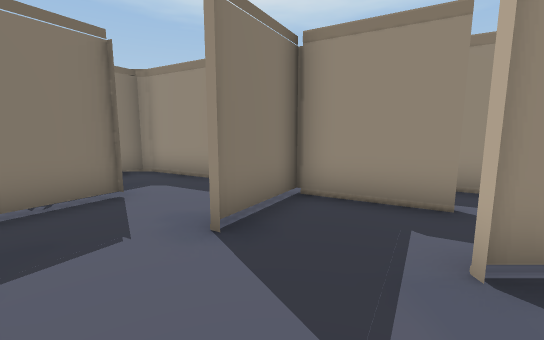
[1] (above)

24 first-person views from a walk through a Unity game level. The camera is 1.2 m above the floor, tilts 8° down and sees 90° across. The floor is counted in squares, 1 m on a side. Each view is taken from the middle of a square. On the plan, view 1 faces up. The plan holds only what a view shows up to about 13 squares ahead; the rest is blank.

[2]
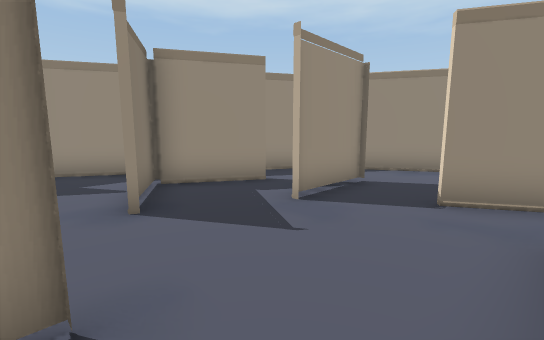

[3]
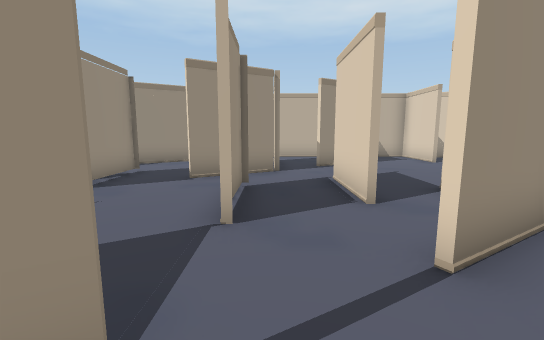

[4]
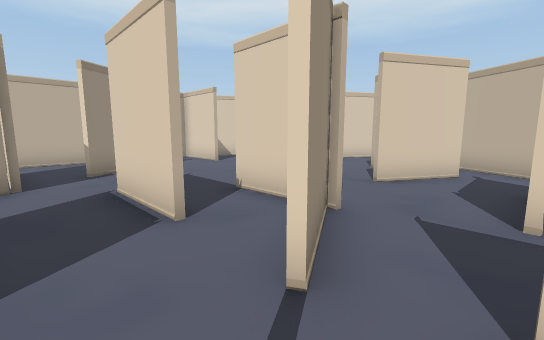

[5]
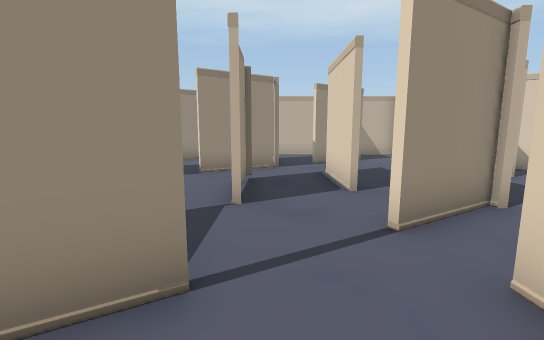

[6]
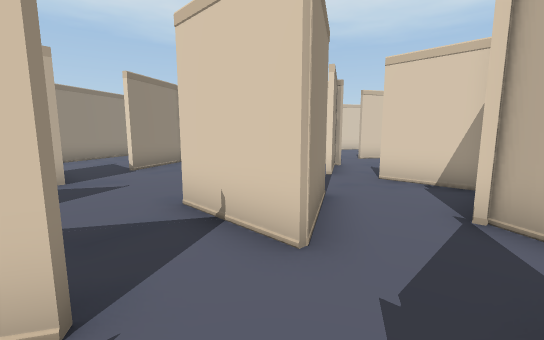

[7]
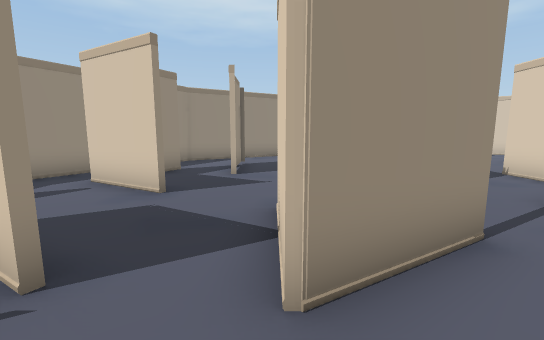

[8]
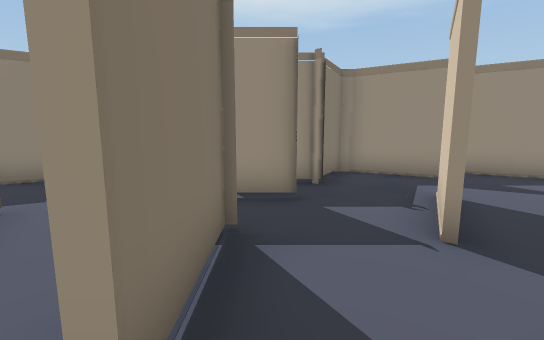

[9]
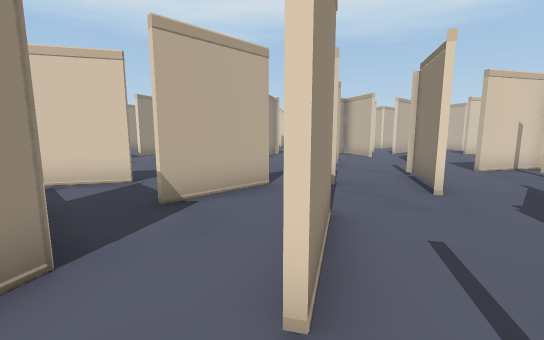

[10]
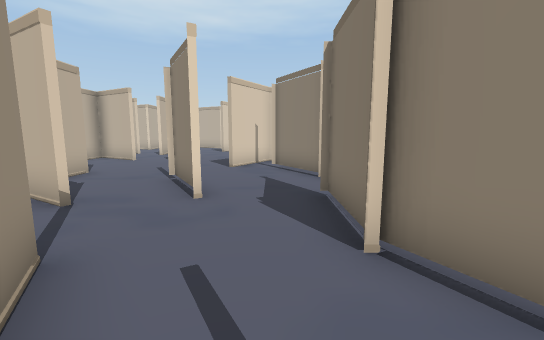

[11]
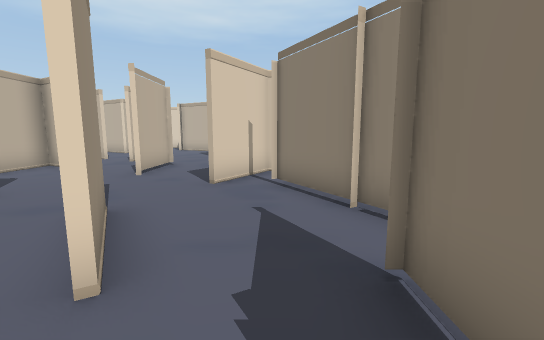

[12]
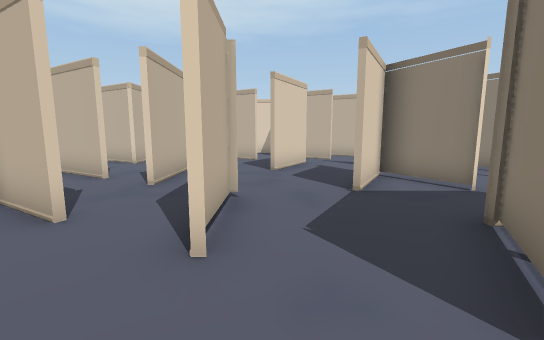

[13]
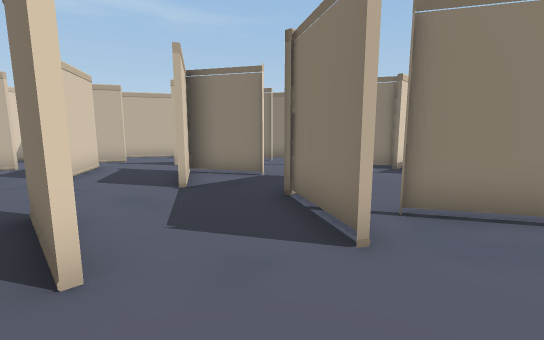

[14]
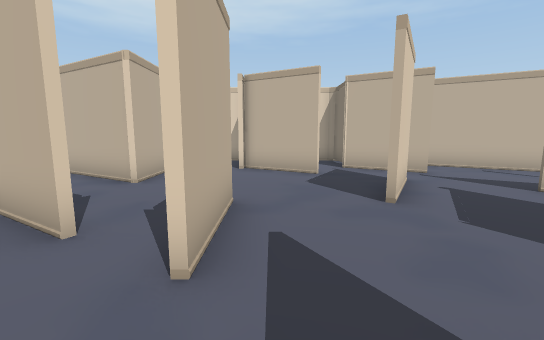

[15]
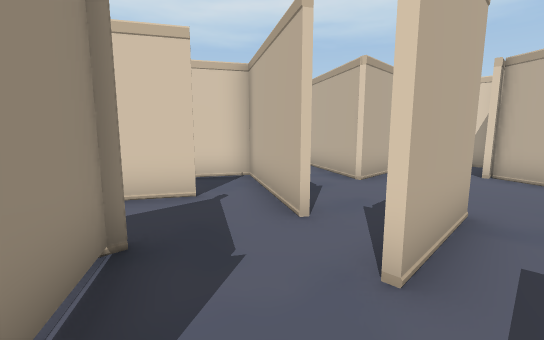

[16]
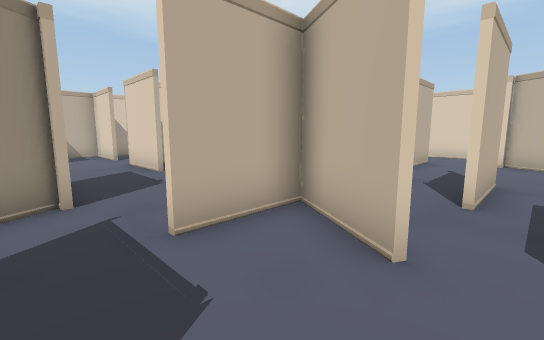

[17]
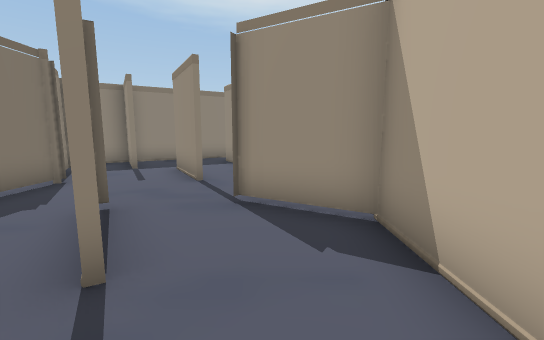

[18]
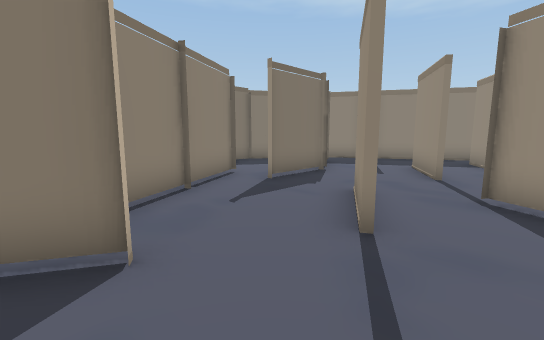

[19]
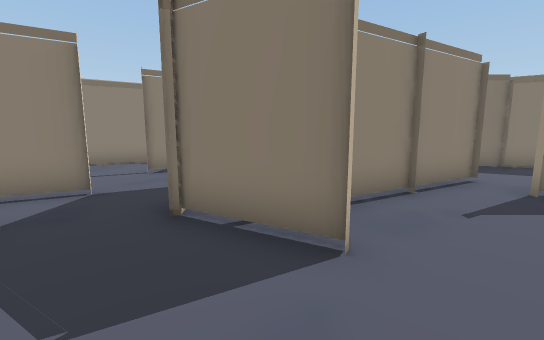

[20]
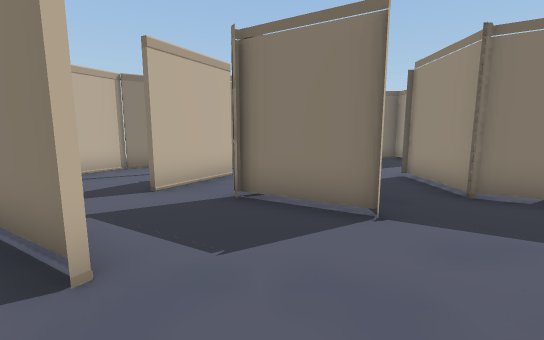

[21]
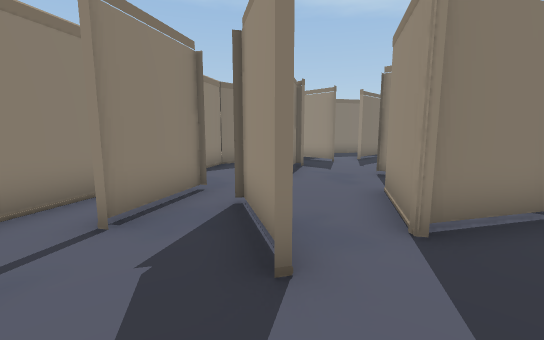

[22]
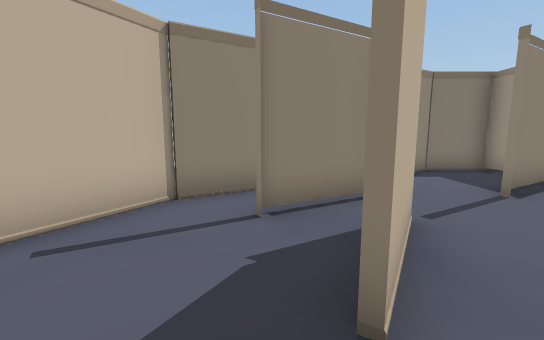

[23]
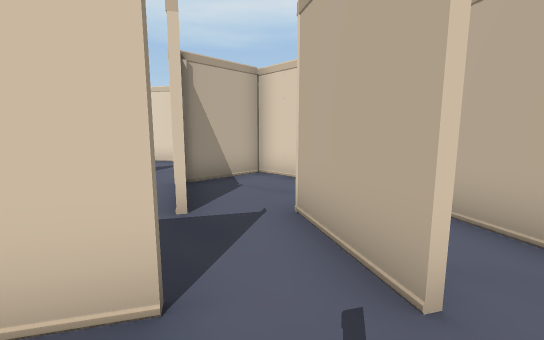

[24]
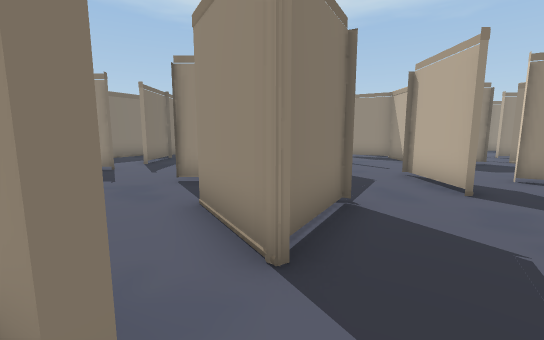

### Floor plan
Key: @ floor where view 1 was taken; # wall or solid block; x gap in a wall; . floor; T thing the floor can be seen under or through.
Columns run from 19 left of view 1 to 9 right of it. Each row starts with its distance up from view 1.
  8               #######
  7        ####   #.....##
  6      ###..## ##......#
  5      #.#...###..#..#######
  4       .#.......##.##.##..#
  3    #  #..##.#..#.........##
  2    #. ##..#.#........###..#
  1    #...#....#..###........##
  0    #...#....#..#...@..#....##
 -1  ### .##..#.##.##..##x##....#
 -2   .#  #...#..#.........####.#
 -3   .#. ##..#..#..............#
 -4   .x.  #.....###xx#.##...#..#
 -5 ####.. ###........#......
 -6 #........#........###.....#
 -7 ####..####..#...#...........#
 -8 #..#........#.###.....##..###
 -9 #..##.............##...# ...#
-10 ##.....T.#........#....#    #
-11  ##....TTT....#.#...#.
-12   #.#.T T.....#.#####.
-13   ###TTT..##.......#
-14    ###....#........
-15     #.....x.....###
-16     ##...##.##..# ##
-17      ###..#..##..
-18        ##.#...#..
-19         ###...#..  ##
-20           ########

Positions as (right, up) in squares from view 1, and headings:
1: (0, 0), facing up
2: (-2, -1), facing up-right
3: (-4, -2), facing right
4: (-3, -2), facing down-right
5: (-5, -2), facing right
6: (-6, 3), facing down-right
7: (-6, 1), facing right
8: (-6, 0), facing up
9: (-11, 5), facing down-right
10: (-11, 4), facing down
11: (-11, 1), facing down
12: (-8, -4), facing down
13: (-7, -4), facing down-left
14: (-6, -8), facing down
15: (-6, -8), facing down-right
16: (-6, -5), facing down-right
17: (-7, -5), facing up
18: (-7, -6), facing up-left
19: (-7, -6), facing left
20: (-6, -11), facing left
21: (-10, -15), facing up-left
22: (-10, -14), facing left
23: (-11, -14), facing down-right
24: (-11, -14), facing up
